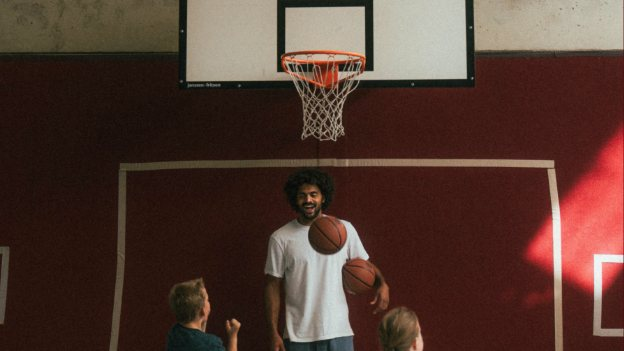
#> input picture site/assets/img/camp/court-169.jpg, 624 x 351 px, found by its file name
$ python make_og.py
#> lines starting #> are read from the running program, lines starting #| are printed output that depends on the picture
"""Build the 1200x630 share card.

    python tools/make_og.py

Regenerate it whenever the photography or the brand font changes — a share card
is the one image that gets seen by people who never reach the site.

Two things it is deliberately not doing. It does not typeset the wordmark: it
composites `impact-logo.png`, so no font licence is involved and the mark is
exactly the mark. And the headline currently falls back to Arial Bold, because
Archivo Black is a substitute we do not hold a licence for either — swap
HEADLINE_FONT the day the real display face is bought, and rerun.
"""
import pathlib

from PIL import Image, ImageDraw, ImageEnhance, ImageFont

ROOT = pathlib.Path(__file__).resolve().parent.parent
SITE = ROOT / "site"

W, H = 1200, 630                       # the ratio every platform crops toward
INK = (15, 16, 21)
RED = (202, 0, 19)

SOURCE = "assets/img/court-169.jpg"
OUT = "assets/img/og-default.jpg"
HEADLINE = "BUILDING FOUNDATIONS FOR LIFE."
STANDFIRST = "Youth development · 8–25 · Antwerpen"
HEADLINE_FONT = "C:/Windows/Fonts/arialbd.ttf"
STANDFIRST_FONT = "C:/Windows/Fonts/segoeuib.ttf"


def build():
    src = Image.open(SITE / SOURCE).convert("RGB")
#> src is the input picture: PIL image 624x351 RGB; mean R, G, B 82.7, 57.1, 48.2
    scale = max(W / src.width, H / src.height)
#> scale = 1.92
    img = src.resize((round(src.width * scale), round(src.height * scale)), Image.LANCZOS)
    left = (img.width - W) // 2
#> left = 0
    top = int((img.height - H) * 0.42)          # keep the subject, lose the sky
#> top = 18
    img = img.crop((left, top, left + W, top + H))
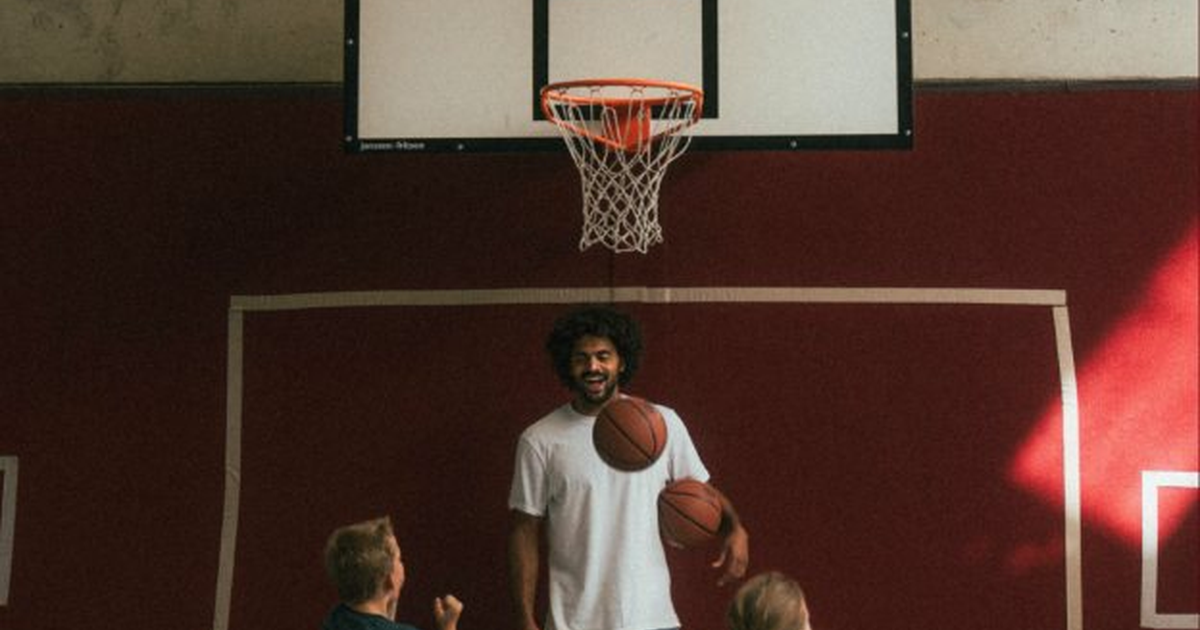
#> img: PIL image 1200x630 RGB; mean R, G, B 82.4, 55.9, 47.2

    # a share card competes with a busy feed: calm the picture and give the type
    # somewhere to sit rather than letting the two fight
    img = ImageEnhance.Color(img).enhance(0.88)
    scrim = Image.new("L", (W, H), 0)
#> scrim: PIL image 1200x630 L; every value is 0
    d = ImageDraw.Draw(scrim)
    for y in range(H):
        d.line([(0, y), (W, y)], fill=int(30 + 200 * ((y / H) ** 1.7)))
    img = Image.composite(Image.new("RGB", (W, H), INK), img, scrim)
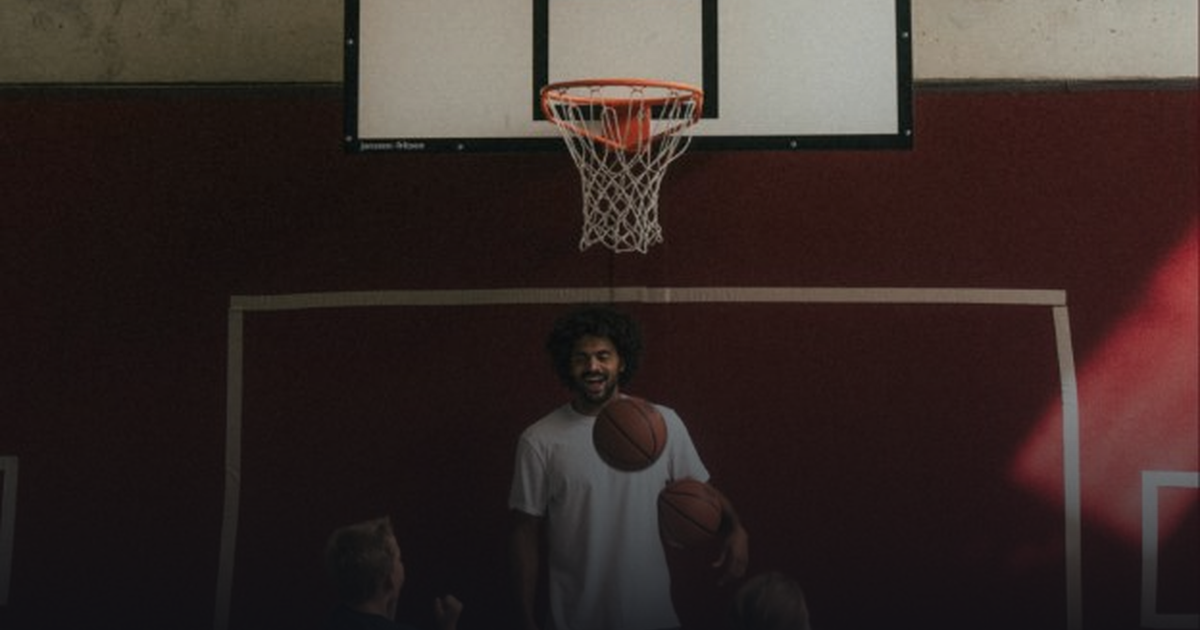
#> img: PIL image 1200x630 RGB; mean R, G, B 55.4, 43.1, 40.2

    layer = Image.new("RGBA", (W, H), (0, 0, 0, 0))
#> layer: PIL image 1200x630 RGBA; every value is 0
    dl = ImageDraw.Draw(layer)

#> (the run stopped early here; a loop or call above may not have finished)

$ run again, with site/assets/img/camp/court-45.jpg copied over site/assets/img/camp/court-169.jpg
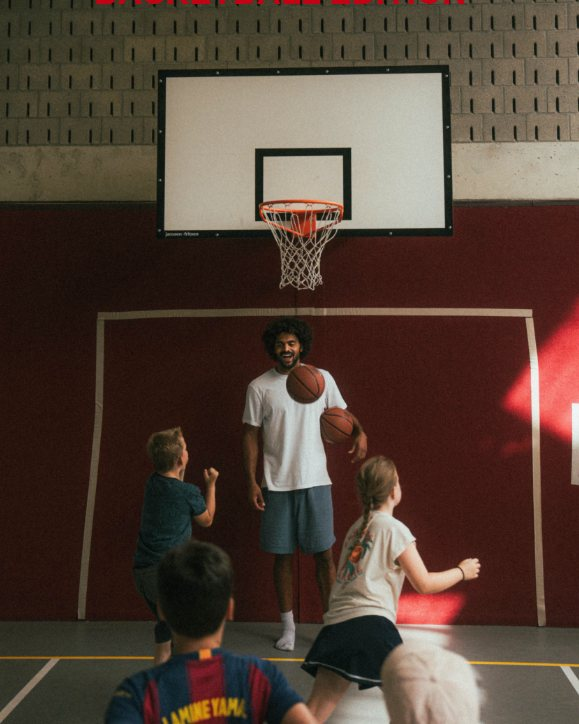
#> input picture site/assets/img/camp/court-45.jpg, 579 x 724 px, found by its file name
#> in build, src is the input picture: PIL image 579x724 RGB; mean R, G, B 83.6, 65.5, 54.7
#> in build, `img = img.crop((left, top, left + W, top + H))`:
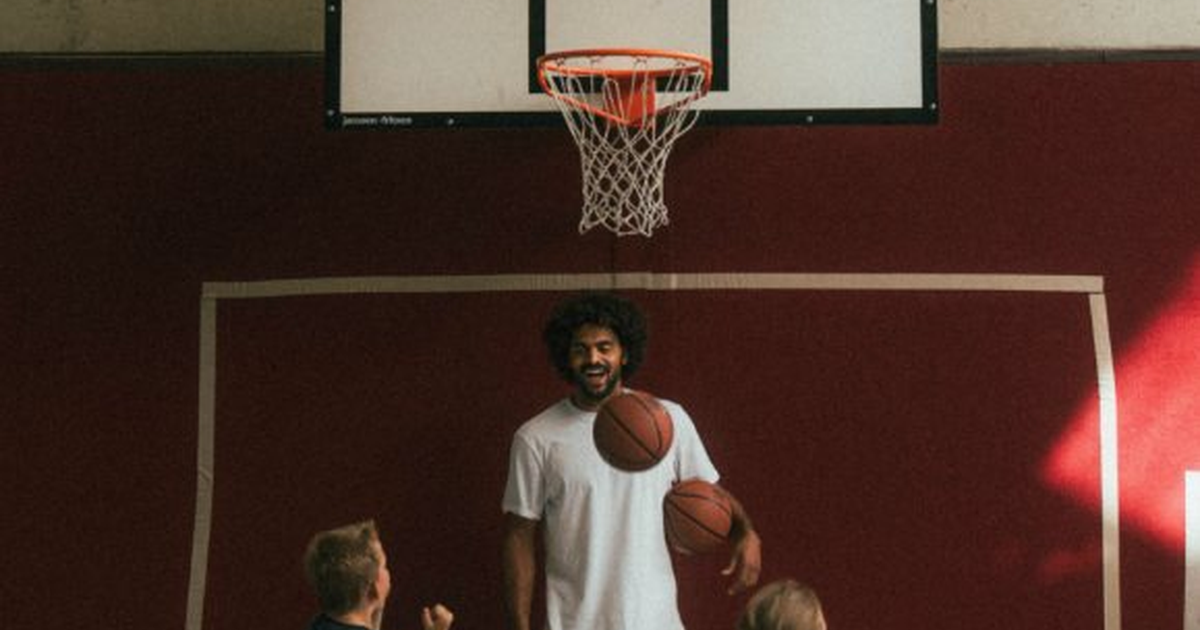
#> img: PIL image 1200x630 RGB; mean R, G, B 76.8, 51, 42.6
#> scrim: PIL image 1200x630 L; every value is 0
#> in build, `img = Image.composite(Image.new("RGB", (W, H), INK), img, scrim)`:
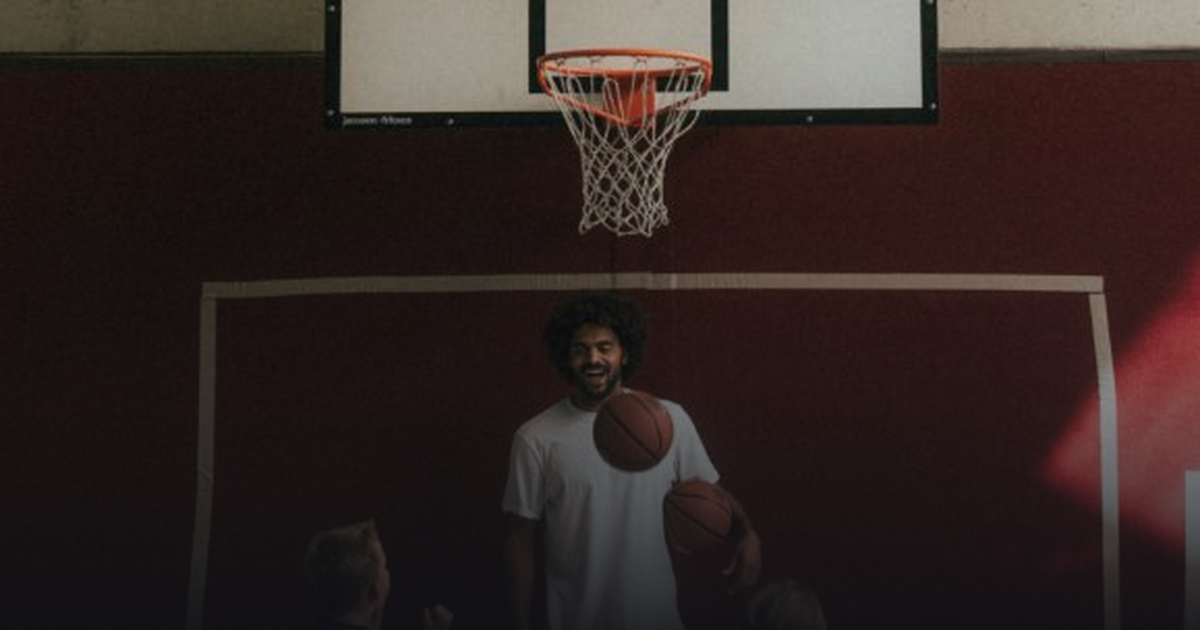
#> img: PIL image 1200x630 RGB; mean R, G, B 51.2, 39, 36.4
#> layer: PIL image 1200x630 RGBA; every value is 0
